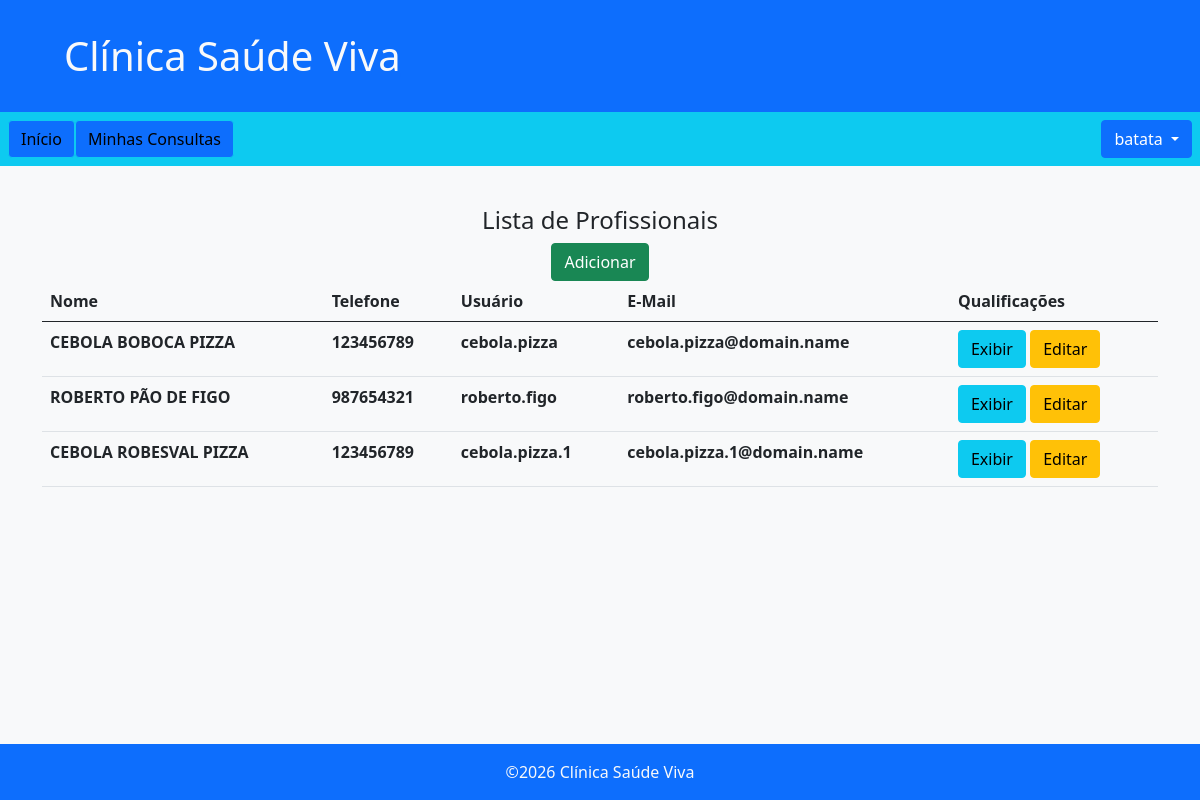
Page /users/list (signed in) on the committed database.
### users/models.py (models this page shows, shortened)
class Professional(models.Model):
    name      = models.CharField(max_length=20, verbose_name='Nome')
    full_name = models.CharField(max_length=80, verbose_name='Nome Completo')
    phone     = models.CharField(max_length= 9, verbose_name='Telefone')
    user           = models.OneToOneField(User,
        verbose_name='Usuário',
        related_name='professional',
        on_delete=models.CASCADE,
        )
    qualifications = models.ManyToManyField(Qualification,
        through='ProfessionalQualification',
        verbose_name='Qualificações',
        related_name='professional',
        )
    objects = ProfessionalManager()
    class Meta:
        verbose_name        = 'Profissional'
        verbose_name_plural = 'Profissionais'

### users/views.py (the view)
# urls.py: path('list'            , views.list_view     , name='list'        ),
@login_required()
def list_view(request):
    if request.user.is_staff:
        return render(request, 'professional_list.html', {'professionals':Professional.objects.all()})
    else:
        return redirect('users:index')

### users/templates/professional_list.html (shortened to what this page needs)
{% extends 'base.html' %}
{% block content %}
    <div class="container mt-4 d-flex align-items-center flex-column">
        <h4>Lista de Profissionais</h4>
        {% if user.is_superuser %}
        <a class="btn btn-success" href="{% url 'users:professional' %}">Adicionar</a>
        {% endif %}
        <table class="table">
            <thead>
                <tr>
                    <th>Nome</th>
                    <th>Telefone</th>
                    <th>Usuário</th>
                    <th>E-Mail</th>
                    <th id="qualification-header">Qualificações</th>
                </tr>
            </thead>
            <tbody>
            {% for professional in professionals %}
                <tr>
                    <th>{{professional.full_name}}</th>
                    <th>{{professional.phone}}</th>
                    <th>{{professional.user.username}}</th>
                    <th>{{professional.user.email}}</th>
                    <th><div>
                        <a href="#qualifications-{{professional.id}}"
                        data-bs-toggle="collapse"
                        class="qualification-toggle btn btn-info">Exibir</a>
                        {% if user.is_superuser %}
                            <a href="{% url 'users:professional' id=professional.id %}"
                            class="btn btn-warning">Editar</a>
                        {% endif %}
                    </div></th>
                </tr>
            {% endfor %}
            </tbody>
        </table>
    </div>
{% endblock content %}

### .templates/base.html (shortened to what this page needs)
<!DOCTYPE html>
<html lang="pt-br">
<head>
    <link href="https://cdn.jsdelivr.net/npm/bootstrap@5.0.2/dist/css/bootstrap.min.css" rel="stylesheet">
</head>
<body class="min-vh-100 d-flex flex-column">
    <header class="container-fluid bg-primary text-light p-3">
        <a href="{% url 'home' %}">
            <h1 class="ms-5 m-3 text-decoration-none text-light">Clínica Saúde Viva</h1>
        </a>
    </header>
    <nav class="container-fluid d-flex flex-row p-2 bg-info">
        <a class="btn btn-info bg-primary" href="{% url 'home' %}">Início</a>
        {% if user.is_authenticated %}
        <a class="btn btn-info bg-primary" href="{% url 'appointments:my_list' %}">Minhas Consultas</a>
        <div class="dropdown ms-auto">
            <button class="btn btn-primary dropdown-toggle" data-bs-toggle="dropdown">
                {% if user.patient %}
                    {{user.patient.name}}
                {% elif user.professional %}
                    {{user.professional.name}}
                {% else %}
                    {{user.username}}
                {% endif %}
            </button>
        </div>
        {% else %}
        <div class="ms-auto">
            <a class="btn btn-info bg-primary" href="{% url 'users:register' %}">Registrar-se</a>
            <a class="btn btn-info bg-primary" href="{% url 'users:login' %}">Login</a>
        </div>
        {% endif %}
    </nav>
    <main class="container-fluid bg-light flex-grow-1 p-3">
        {% block content %}
        {% endblock content %}
    </main>
    <footer class="container-fluid bg-primary text-light p-3 d-flex flex-row justify-content-center">
        <span>&copy;2026 Clínica Saúde Viva</span>
    </footer>
</body>
</html>

### users/templates/professional_list.html (style rules this page uses)
#qualification-header { max-width: 1rem; }

### rows in the picture
Professional: full_name "CEBOLA BOBOCA PIZZA", phone "123456789", user.username "cebola.pizza", user.email "cebola.pizza@domain.name"
Professional: full_name "ROBERTO PÃO DE FIGO", phone "987654321", user.username "roberto.figo", user.email "roberto.figo@domain.name"
Professional: full_name "CEBOLA ROBESVAL PIZZA", phone "123456789", user.username "cebola.pizza.1", user.email "cebola.pizza.1@domain.name"

### other values in the picture
{{ user.username }} "batata"
